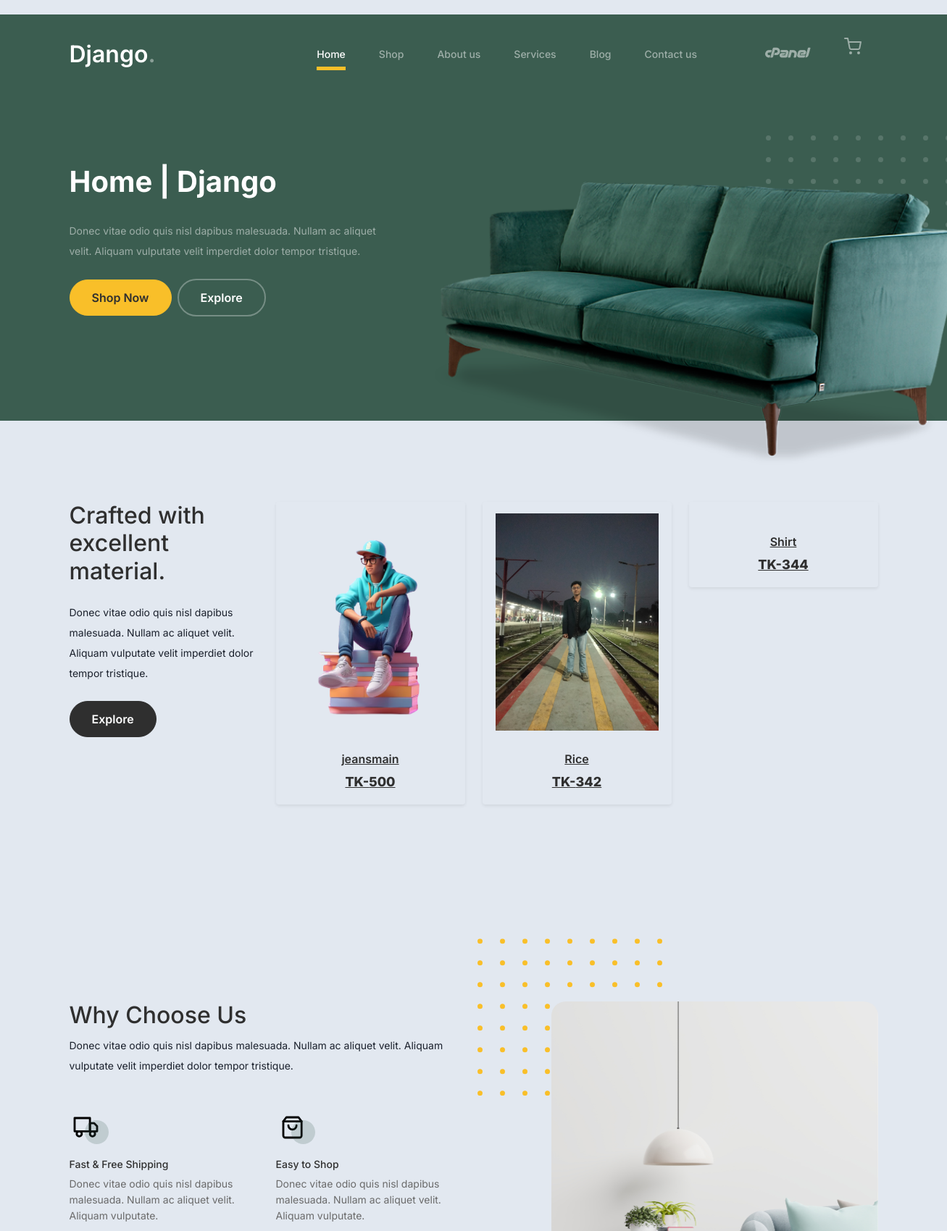
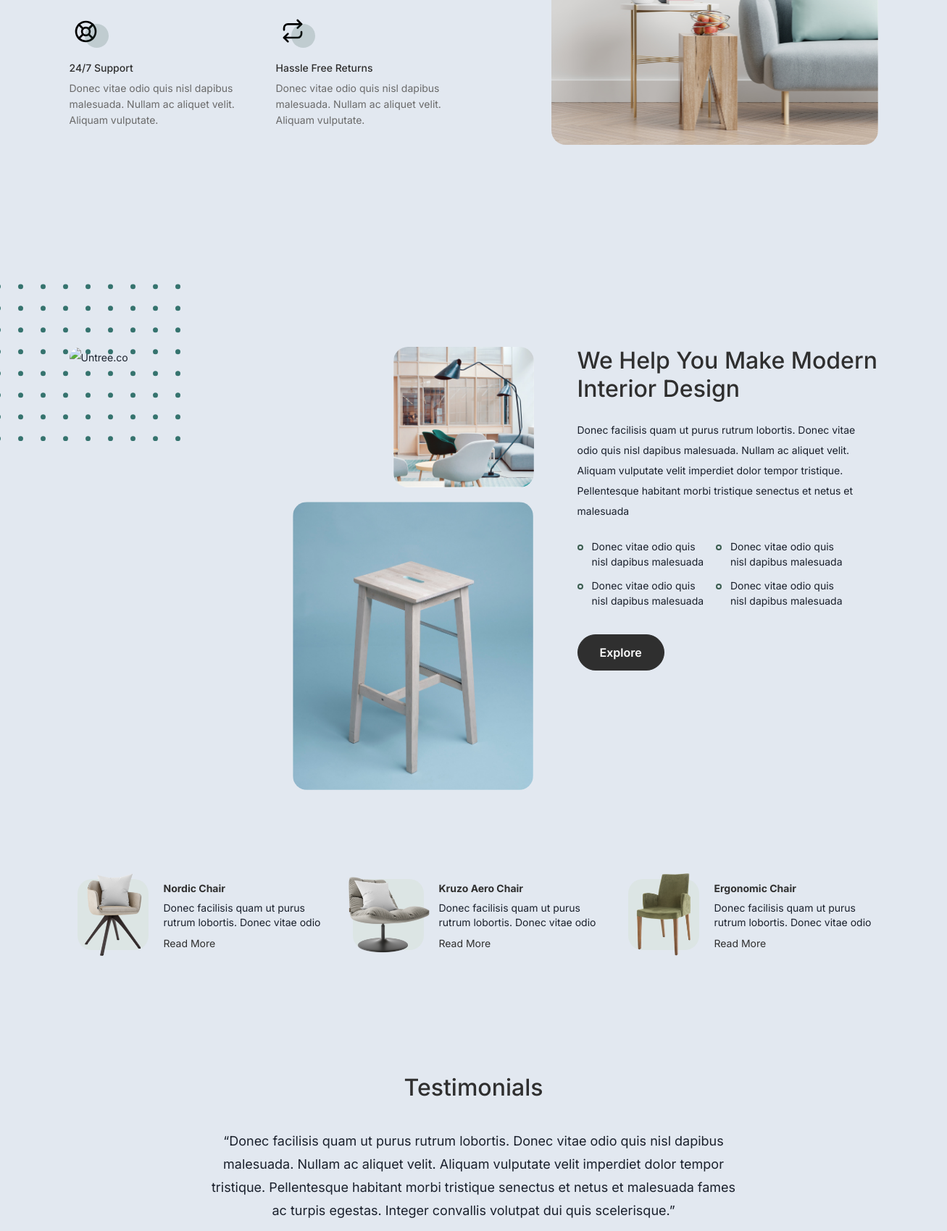
Screenshot of / (signed in, upper part) with the database file from the repository (2 pictures, top to bottom).
### product/models.py (models this page shows, shortened)
class Products(BaseModel):
    product_name = models.CharField(max_length=100)
    product_category = models.ForeignKey(Category, on_delete=models.CASCADE, related_name='products')
    product_price = models.IntegerField()
    product_description = models.TextField()
    slug = models.SlugField(unique=True, null=True, blank=True)
    color_variant = models.ManyToManyField(ColorVariants, blank=True)
    size_variant = models.ManyToManyField(SizeVariants, blank=True)
    product_manual_discount = models.IntegerField(default=0, blank=True, null=True)
    discount_price = models.IntegerField(null=True, blank=True)

class ProductImage(BaseModel):
    product = models.ForeignKey(Products, on_delete=models.CASCADE, related_name='product_images')
    images = models.ImageField(upload_to='Products')

### home/views.py (the view)
# urls.py: path('', include('home.urls')),
def home(request):
    products = Products.objects.all().order_by('-create_at')[:3]  # Retrieve the last three products based on their creation timestamps
    page = 'Home | Django'
    context = {
        'page': page,
        'products': products
    }
    return render(request, 'home/home.html', context)

### templates/home/home.html (shortened to what this page needs)
{% extends "base/base.html" %}
{% load static %}
{% block start %}
<div class="product-section">
    <div class="container">
        <div class="row">
            <div class="col-md-12 col-lg-3 mb-5 mb-lg-0">
                <h2 class="mb-4 section-title">Crafted with excellent material.</h2>
                <p class="mb-4">Donec vitae odio quis nisl dapibus malesuada. Nullam ac aliquet velit. Aliquam vulputate velit imperdiet dolor tempor tristique. </p>
                <p><a href="#" class="btn">Explore</a></p>
            </div>
            {% for product in products %}
            <div class=" col-12 h-50 col-md-4 col-lg-3 mb-5 mb-md-0">
                <div class="shadow-sm p-3 mb-5 rounded product-item">
                    <div class="overflow-hidden">
                        <a href="{% url 'detail' product.slug %}">
                            <img style="max-height: 300px;" src="/media/{{ product.product_images.first.images }}" class="img-fluid product-thumbnail bg-removal" alt="{{ product.name }}">
                            <h3 class="product-title">{{ product.product_name }}</h3>
                            <strong class="product-price">TK-{{ product.product_price }}</strong>
                        </a>
                    </div>
                </div>
            </div>
            {% endfor %}
        </div>
    </div>
</div>
<div class="why-choose-section">
    <div class="container">
        <div class="row justify-content-between">
            <div class="col-lg-6">
                <h2 class="section-title">Why Choose Us</h2>
                <p>Donec vitae odio quis nisl dapibus malesuada. Nullam ac aliquet velit. Aliquam vulputate velit imperdiet dolor tempor tristique.</p>
                <div class="row my-5">
                    <div class="col-6 col-md-6">
                        <div class="feature">
                            <div class="icon">
                                <img src="{% static 'images/truck.svg' %}" alt="Image" class="img-fluid">
                            </div>
                            <h3>Fast &amp; Free Shipping</h3>
                            <p>Donec vitae odio quis nisl dapibus malesuada. Nullam ac aliquet velit. Aliquam vulputate.</p>
                        </div>
                    </div>
                    <div class="col-6 col-md-6">
                        <div class="feature">
                            <div class="icon">
                                <img src="{% static 'images/bag.svg' %}" alt="Image" class="img-fluid">
                            </div>
                            <h3>Easy to Shop</h3>
                            <p>Donec vitae odio quis nisl dapibus malesuada. Nullam ac aliquet velit. Aliquam vulputate.</p>
                        </div>
                    </div>
                    <div class="col-6 col-md-6">
                        <div class="feature">
                            <div class="icon">
                                <img src="{% static 'images/support.svg' %}" alt="Image" class="img-fluid">
                            </div>
                            <h3>24/7 Support</h3>
                            <p>Donec vitae odio quis nisl dapibus malesuada. Nullam ac aliquet velit. Aliquam vulputate.</p>
                        </div>
                    </div>
                    <div class="col-6 col-md-6">
                        <div class="feature">
                            <div class="icon">
                                <img src="{% static 'images/return.svg' %}" alt="Image" class="img-fluid">
                            </div>
                            <h3>Hassle Free Returns</h3>
                            <p>Donec vitae odio quis nisl dapibus malesuada. Nullam ac aliquet velit. Aliquam vulputate.</p>
                        </div>
                    </div>
                </div>
            </div>
            <div class="col-lg-5">
                <div class="img-wrap">
                    <img src="{% static 'images/why-choose-us-img.jpg' %}" alt="Image" class="img-fluid">
                </div>
            </div>
        </div>
    </div>
</div>
<div class="we-help-section">
    <div class="container">
        <div class="row justify-content-between">
            <div class="col-lg-7 mb-5 mb-lg-0">
                <div class="imgs-grid">
                    <div class="grid grid-1"><img src="{% static 'images/img-grid-1.jpg' %}" alt="Untree.co"></div>
                    <div class="grid grid-2"><img src="{% static 'images/img-grid-2.jpg' %}" alt="Untree.co"></div>
                    <div class="grid grid-3"><img src="{% static 'images/img-grid-3.jpg' %}" alt="Untree.co"></div>
                </div>
            </div>
            <div class="col-lg-5 ps-lg-5">
                <h2 class="section-title mb-4">We Help You Make Modern Interior Design</h2>
                <p>Donec facilisis quam ut purus rutrum lobortis. Donec vitae odio quis nisl dapibus malesuada. Nullam ac aliquet velit. Aliquam vulputate velit imperdiet dolor tempor tristique. Pellentesque habitant morbi tristique senectus et netus et malesuada</p>
                <ul class="list-unstyled custom-list my-4">
                    <li>Donec vitae odio quis nisl dapibus malesuada</li>
                    <li>Donec vitae odio quis nisl dapibus malesuada</li>
                    <li>Donec vitae odio quis nisl dapibus malesuada</li>
                    <li>Donec vitae odio quis nisl dapibus malesuada</li>
                </ul>
                <p><a href="#" class="btn">Explore</a></p>
            </div>
        </div>
    </div>
</div>
<div class="popular-product">
    <div class="container">
        <div class="row">
            <div class="col-12 col-md-6 col-lg-4 mb-4 mb-lg-0">
                <div class="product-item-sm d-flex">
                    <div class="thumbnail">
                        <img src="{% static 'images/product-1.png' %}" alt="Image" class="img-fluid">
                    </div>
                    <div class="pt-3">
                        <h3>Nordic Chair</h3>
                        <p>Donec facilisis quam ut purus rutrum lobortis. Donec vitae odio </p>
                        <p><a href="#">Read More</a></p>
                    </div>
                </div>
            </div>
            <div class="col-12 col-md-6 col-lg-4 mb-4 mb-lg-0">
                <div class="product-item-sm d-flex">
                    <div class="thumbnail">
                        <img src="{% static 'images/product-2.png' %}" alt="Image" class="img-fluid">
                    </div>
                    <div class="pt-3">
                        <h3>Kruzo Aero Chair</h3>
                        <p>Donec facilisis quam ut purus rutrum lobortis. Donec vitae odio </p>
                        <p><a href="#">Read More</a></p>
                    </div>
                </div>
            </div>
            <div class="col-12 col-md-6 col-lg-4 mb-4 mb-lg-0">
                <div class="product-item-sm d-flex">
                    <div class="thumbnail">
                        <img src="{% static 'images/product-3.png' %}" alt="Image" class="img-fluid">
                    </div>
                    <div class="pt-3">
                        <h3>Ergonomic Chair</h3>
                        <p>Donec facilisis quam ut purus rutrum lobortis. Donec vitae odio </p>
                        <p><a href="#">Read More</a></p>
                    </div>
                </div>
            </div>
        </div>
    </div>
</div>
<div class="testimonial-section">
    <div class="container">
        <div class="row">
            <div class="col-lg-7 mx-auto text-center">
                <h2 class="section-title">Testimonials</h2>
            </div>
        </div>
        <div class="row justify-content-center">
            <div class="col-lg-12">
                <div class="testimonial-slider-wrap text-center">
                    <div class="testimonial-slider">
                        <div class="item">
                            <div class="row justify-content-center">
                                <div class="col-lg-8 mx-auto">
                                    <div class="testimonial-block text-center">
                                        <blockquote class="mb-5">
                                            <p>&ldquo;Donec facilisis quam ut purus rutrum lobortis. Donec vitae odio quis nisl dapibus malesuada. Nullam ac aliquet velit. Aliquam vulputate velit imperdiet dolor tempor tristique. Pellentesque habitant morbi tristique senectus et netus et malesuada fames ac turpis egestas. Integer convallis volutpat dui quis scelerisque.&rdquo;</p>
                                        </blockquote>
                                    </div>
                                </div>
                            </div>
                        </div>
                        <div class="item">
                            <div class="row justify-content-center">
                            </div>
                        </div>
                        <div class="item">
                            <div class="row justify-content-center">
                            </div>
                        </div>
                    </div>
                </div>
            </div>
        </div>
    </div>
</div>
{% endblock %}

### static/css/tiny-slider.css (style rules this page uses)
.tns-slider { -webkit-transition:all 0s;-moz-transition:all 0s;transition:all 0s }
.tns-slider>.tns-item { -webkit-box-sizing:border-box;-moz-box-sizing:border-box;box-sizing:border-box }
.tns-horizontal.tns-subpixel { white-space:nowrap }
.tns-horizontal.tns-subpixel>.tns-item { display:inline-block;vertical-align:top;white-space:normal }

### static/css/profile.css (style rules this page uses)
body { margin-top:20px; color: #1a202c; text-align: left; background-color: #e2e8f0; }

### rows the page displays
Products: product_images.first.images (picture), product_name "jeansmain", product_price "500"
Products: product_images.first.images (picture), product_name "Rice", product_price "342"
Products: product_name "Shirt", product_price "344"

### other values shown
{{ page }} "Home | Django"
